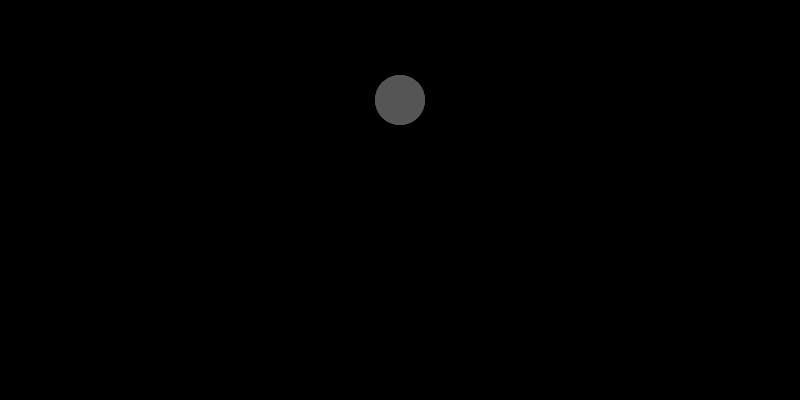
Frame 1 (no input)
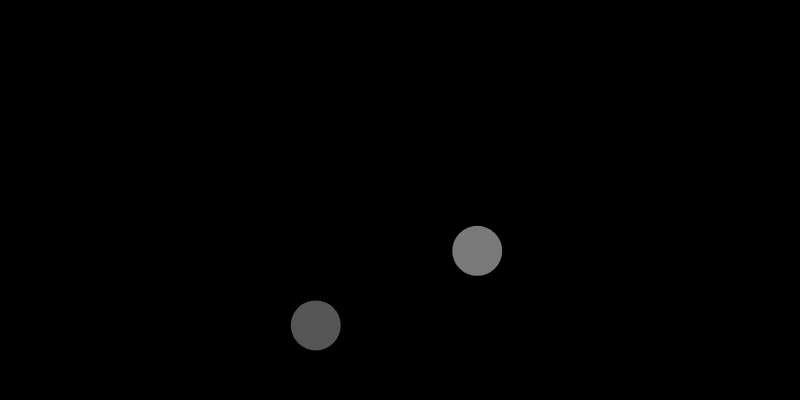
Frame 60 (no input)
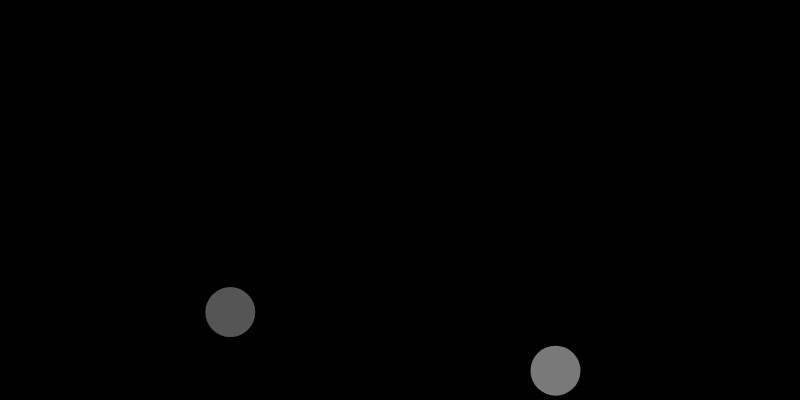
Frame 120 (the mouse pressed at the canvas centre since frame 60)

The p5.js sketch that drew these frames (run headless with seeded random() and noise() and a simulated clock; from frame 60 on, the mouse is pressed at the canvas centre):

// p5.js sketch
// ── sketch.js
/*
Made by Ann Karring
6th weekly mini exercise

Bouncy Balls

I chose to make the inizial postion and size for all the balls fixed, so the difference in the "gravity" and
"weight" of the balls, and how to manipulate their patterns becomes more clear.
I try throughout the code to define what physical phenomna each variable is the equivalent to. fx. "gravity",
"weight" and "acceleration".

03-04-2016
*/


//the number of balls that you want displayed
var numBalls=2;
//a class array for new ball objects
//Ball[] ball= new Ball[numBalls];
var ball=[];

 
function setup() {
  createCanvas(800,400);
  //I make an array for the speeds along the x axis because even though I want to randomize it, I wanted the 
      //balls to go far, so I skipped the numbers inbetween -1 and 1
  var xspeedA=[random(-2.5,-1),random(1,2.5)];
  for( var i=0;i<numBalls;i++) {
    ball[i]={
      //inizial x and y positions
      xpos:width/2,
      ypos:100,
      
      //randomizing which way the balls will go
      xspeed:xspeedA[int(random(xspeedA.length))],
      //inizial speed
      yspeed:0,
    
      //randomizing the colour of the balls on a grey scale
      c:color(random(50,255)),
      //the size of the balls
      size:50,
      
      //the gravity that the ball is pulled down the y-axis with (how fast it falls). This changes the gravity,
      //so if it is really low, its like the ball is on the moon, or you can make the gravity seem very strong.
      grav:random(0.1,0.5),
      //the persentage in decimal numbers the ball will reduce in height each time it hits the bottom.
      //I would say this seems to change the weight of the ball, or the strength that the ball is sent with.
      gravP:random(0.6,0.9),
      
      display:function() {
        //colours
        noStroke();
        fill(this.c);
        //here is the ball
        ellipse(this.xpos, this.ypos, this.size, this.size);
      },
      
      //The function for the conditions for the movement of the ball
      move:function() {
        // I add the gravity to the yspeed to make it a bigger and bigger number that is added to the yposition.
        this.yspeed = this.yspeed + this.grav;
        
        // speed is added to the position
        this.xpos = this.xpos + this.xspeed;
        this.ypos = this.ypos + this.yspeed;
        
        //Making the ball change direction if it hits the sides
        if ((this.xpos > width - this.size/2) || (this.xpos <= this.size/2)) {
          this.xspeed = -this.xspeed;
        }
        
        //Making the ball change directions and bounce back when it hits the bottom of the window.
        if (this.ypos >= height - this.size/2) {
          //making sure the ball doesnt get a y value lower than the edge of the bottom of the window.
          this.ypos = height - this.size/2;
          // reducing the height of the ball with gravP and change the direction.
          this.yspeed = this.yspeed * -this.gravP;
          //to make the balls deaccelerate I reduce the xspeed a little bit for each looping (I didnt find this
          //particularly interesting to play with, so I didnt want it as a variable in the class)
          this.xspeed=this.xspeed*0.997;
        }
      }
    }
  }
}
 
function draw() {
  //clear the background
  background(0);
  //a for loop to make all the numBalls both get displayed and moved
 for( var i=0;i<ball.length;i++) {
   ball[i].display();
   ball[i].move();
 }
}
